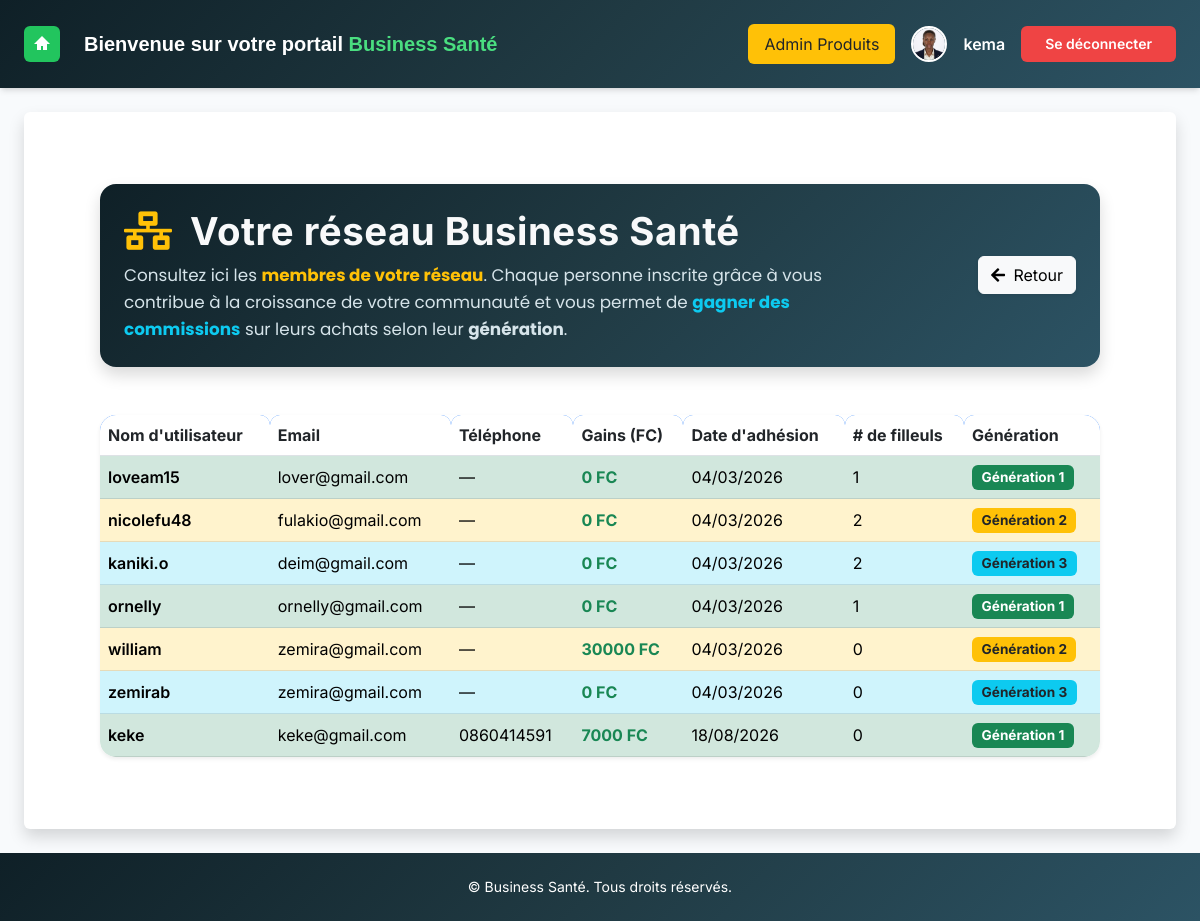
The page /filleuls/ (signed in) on the database its author committed.
### core/models.py (models this page shows, shortened)
class CustomUser(AbstractUser):
    parrain = models.ForeignKey('self', on_delete=models.SET_NULL, null=True, blank=True,  related_name="filleul")
    gains = models.DecimalField(max_digits=10, decimal_places=2, default=0.00)
    first_name = models.CharField(max_length=150, null=True, blank=True)
    last_name = models.CharField(max_length=150,null=True, blank=True)
    telephone = models.CharField(max_length=20, blank=True)

class Profil(models.Model):
    utilisateur = models.OneToOneField(
    settings.AUTH_USER_MODEL,
    on_delete=models.CASCADE,
    related_name="profil"
)
    solde = models.DecimalField(max_digits=12, decimal_places=2, default=0)
    gains_retires = models.DecimalField(max_digits=12, decimal_places=2, default=0)
    mon_code = models.CharField(max_length=30, default=0, blank=True)
    parrain_code = models.CharField(max_length=30, blank=True,null=True)
    is_paid = models.BooleanField(default=False)
    date_created = models.DateTimeField(default=timezone.now)
    avatar = models.ImageField(upload_to='avatars/', blank=True, null=True)

### core/views.py (the view)
# urls.py: path('filleuls/', views.mes_filleuls_view, name='filleuls'),
@login_required
def mes_filleuls_view(request):
    user = request.user
    tous_users = CustomUser.objects.exclude(id=user.id)
    filleuls = []
    for u in tous_users:
        generation = generation_par_rapport_a(user, u)
        if generation:  # seulement ceux de mon réseau
            solde = u.profil.solde or Decimal('0.00')
            gain = Decimal('0.00')
            if generation == 1:
                gain = solde * Decimal('0.10')
            elif generation == 2:
                gain = solde * Decimal('0.06')
            elif generation == 3:
                gain = solde * Decimal('0.03')
            u.generation = generation
            u.gain_apporte = gain
            filleuls.append(u)
    context = {
        "filleuls": filleuls
    }
    return render(request, "core/mes_filleuls.html", context)

### core/views.py (called while the page is built)
def generation_par_rapport_a(parent, enfant):
    generation = 1
    courant = enfant.parrain
    while courant:
        if courant == parent:
            return generation
        courant = courant.parrain
        generation += 1
    return 0

### core/templates/core/mes_filleuls.html (shortened to what this page needs)
{% extends 'core/base.html' %}
{% load static %}
{% block content %}
<div class="container py-5">
<div class="page-header mb-5 p-4 rounded-4 shadow d-flex justify-content-between align-items-center flex-wrap"
     style="background: linear-gradient(135deg,#0f2027,#203a43,#2c5364);">
  <div style="max-width:700px;">
    <h1 class="fw-bold text-light mb-2"
        style="font-size:2.4rem; letter-spacing:0.5px;">
      <i class="fas fa-network-wired text-warning me-2"></i>
      Votre réseau Business Santé
    </h1>
    <p class="mb-0" style="color:#d6e4ea; line-height:1.6; font-size:1.05rem; font-family: 'Poppins', sans-serif;">
      Consultez ici les <strong class="text-warning">membres de votre réseau</strong>.
      Chaque personne inscrite grâce à vous contribue à la croissance de votre communauté
      et vous permet de <strong class="text-info">gagner des commissions</strong> sur leurs achats
      selon leur <strong>génération</strong>.
    </p>
  </div>
  <button onclick="goBack()" class="btn btn-light shadow-sm mt-3 mt-md-0">
    <i class="fas fa-arrow-left me-1"></i> Retour
  </button>
</div>
  {% if filleuls %}
<div class="card shadow-sm border-0 rounded-4">
  <div class="card-body p-0">
    <div class="table-responsive">
      <table class="table align-middle mb-0">
        <thead class="bg-primary text-white">
          <tr>
            <th>Nom d'utilisateur</th>
            <th>Email</th>
            <th>Téléphone</th>
            <th>Gains (FC)</th>
            <th>Date d'adhésion</th>
            <th># de filleuls</th>
            <th>Génération</th>
          </tr>
        </thead>
        <tbody>
        {% for filleul in filleuls %}
          {% if filleul.generation <= 3 %}
          <tr class="align-middle
            {% if filleul.generation == 1 %}table-success
            {% elif filleul.generation == 2 %}table-warning
            {% elif filleul.generation == 3 %}table-info
            {% endif %}
          ">
            <td class="fw-semibold">{{ filleul.username }}</td>
            <td>{{ filleul.email }}</td>
            <td>{{ filleul.telephone|default:"—" }}</td>
          <td class="text-success fw-bold">
          {{ filleul.gain_apporte|floatformat:0 }} FC
          </td>
            <td>{{ filleul.date_joined|date:"d/m/Y" }}</td>
            <td>{{ filleul.filleul.count }}</td>
            <td>
              <span class="badge
                {% if filleul.generation == 1 %}bg-success
                {% elif filleul.generation == 2 %}bg-warning text-dark
                {% elif filleul.generation == 3 %}bg-info text-dark
                {% elif filleul.generation >= 4 %}bg-danger
                {% else %}bg-secondary
                {% endif %}
              ">
                Génération {{ filleul.generation }}
              </span>
            </td>
          </tr>
           {% endif %}
        {% endfor %}
        </tbody>
      </table>
    </div>
  </div>
</div>
{% else %}
<div class="text-center py-5">
  <i class="fas fa-user-friends fa-4x text-primary mb-3"></i>
  <p class="text-muted fs-5">Vous n'avez pas encore de filleuls.</p>
</div>
{% endif %}
{% endblock %}

### core/templates/core/base.html (shortened to what this page needs)
{% load static %}
<!DOCTYPE html>
<html lang="fr">
<head>
  <script src="https://cdn.tailwindcss.com"></script>
  <link href="https://cdn.jsdelivr.net/npm/bootstrap@5.3.0-alpha1/dist/css/bootstrap.min.css" rel="stylesheet">
  <link href="https://cdnjs.cloudflare.com/ajax/libs/font-awesome/5.15.4/css/all.min.css" rel="stylesheet">
  <link href="https://cdn.jsdelivr.net/npm/bootstrap@5.3.0/dist/css/bootstrap.min.css" rel="stylesheet">
</head>
<body class="bg-slate-50 text-gray-900 font-[Inter] min-h-screen flex flex-col">
<header class="flex items-center justify-between px-6 py-4 shadow-md text-white"
style="background: linear-gradient(135deg, #0f2027, #203a43, #2c5364);">
  <div class="flex items-center gap-4">
    <a href="{% url 'home' %}">
      <button class="bg-green-500 p-2 rounded-md text-white hover:bg-green-600 transition">
        <svg class="w-5 h-5 fill-current" viewBox="0 0 20 20">
          <path d="M10 2L2 10h3v6h4v-4h2v4h4v-6h3L10 2z"/>
        </svg>
      </button>
    </a>
    <h1 class="text-lg md:text-xl font-semibold" style="font-family:Verdana, Geneva, Tahoma, sans-serif;">
      Bienvenue sur votre portail <span class="text-green-400">Business Santé</span>
    </h1>
  </div>
  <div class="flex items-center gap-3">
    {% if request.user.is_staff %}
      <a href="{% url 'admin_produits' %}" class="bg-warning text-dark px-3 py-2 rounded">
        Admin Produits
      </a>
    {% endif %}
  {% if user.profil.avatar %}
    <img src="{{ user.profil.avatar.url }}"
         class="w-9 h-9 rounded-full border-2 border-white">
  {% endif %}
  <span class="font-semibold">{{ user.username }}</span>
  <form method="post" action="{% url 'logout' %}">
  <button type="submit"
          class="bg-red-500 hover:bg-red-600 px-4 py-2 rounded-md text-sm font-semibold text-white transition">
      Se déconnecter
  </button>
  </form>
</div>
</header>
  <div class="flex flex-1">
    <main class="flex-1 p-6">
      <div class="bg-white p-6 rounded shadow">
        {% block content %}
        {% endblock %}
      </div>
    </main>
  </div>
  <footer class="bg-gray-800 text-white py-4 text-center text-sm mt-auto" style=" background: linear-gradient(135deg, #0f2027, #203a43, #2c5364);">
    &copy; {{ now|date:"Y" }} Business Santé. Tous droits réservés.
  </footer>
</body>
</html>

### core/templates/core/mes_filleuls.html (style rules this page uses)
.table thead th { border-top-left-radius: 10px; border-top-right-radius: 10px; }
.table tbody tr { transition: transform 0.2s ease, box-shadow 0.2s ease; }
.badge { font-size: 0.85rem; padding: 0.4em 0.7em; }
.card { overflow: hidden; }
.table-responsive { border-radius: 0 0 15px 15px; overflow: hidden; }
.page-header { transition: all 0.3s ease; }
.table-responsive { overflow-x: auto; }
table { min-width: 900px; }

### rows shown on the page
CustomUser: profil.avatar (picture), username "kema"
CustomUser: username "loveam15", email "lover@gmail.com", telephone "—", gain_apporte "0", date_joined "04/03/2026", filleul.count "1", generation "1"
CustomUser: username "nicolefu48", email "fulakio@gmail.com", telephone "—", gain_apporte "0", date_joined "04/03/2026", filleul.count "2", generation "2"
CustomUser: username "kaniki.o", email "deim@gmail.com", telephone "—", gain_apporte "0", date_joined "04/03/2026", filleul.count "2", generation "3"
CustomUser: username "ornelly", email "ornelly@gmail.com", telephone "—", gain_apporte "0", date_joined "04/03/2026", filleul.count "1", generation "1"
CustomUser: username "william", email "zemira@gmail.com", telephone "—", gain_apporte "30000", date_joined "04/03/2026", filleul.count "0", generation "2"
CustomUser: username "zemirab", email "zemira@gmail.com", telephone "—", gain_apporte "0", date_joined "04/03/2026", filleul.count "0", generation "3"
CustomUser: username "keke", email "keke@gmail.com", telephone "0860414591", gain_apporte "7000", date_joined "18/08/2026", filleul.count "0", generation "1"
